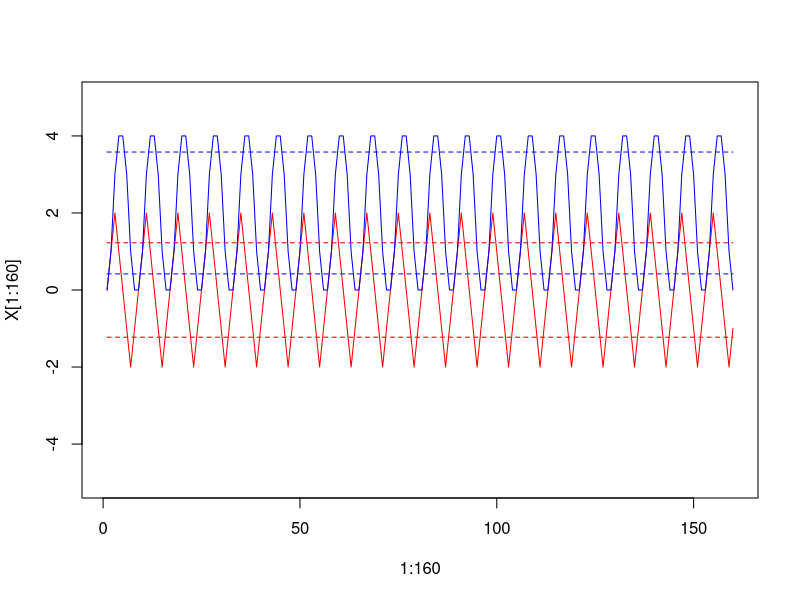

Reproduce this figure in R.
set.seed(42, kind="Mersenne-Twister")

X <- rep(c(0,1,2,1,0,-1,-2,-1), length.out=1000)
cs_X <- cumsum(X)
sd(X)
sd(cs_X)
plot(1:160, X[1:160], col="red", type="l", ylim=c(-5, 5))
lines(1:160, cs_X[1:160], col="blue", type="l")

lines(1:160, rep(sd(X), 160), col="red", type="l", lty="dashed")
lines(1:160, -rep(sd(X), 160), col="red", type="l", lty="dashed")

lines(1:160, 2+rep(sd(cs_X), 160), col="blue", type="l", lty="dashed")
lines(1:160, 2-rep(sd(cs_X), 160), col="blue", type="l", lty="dashed")